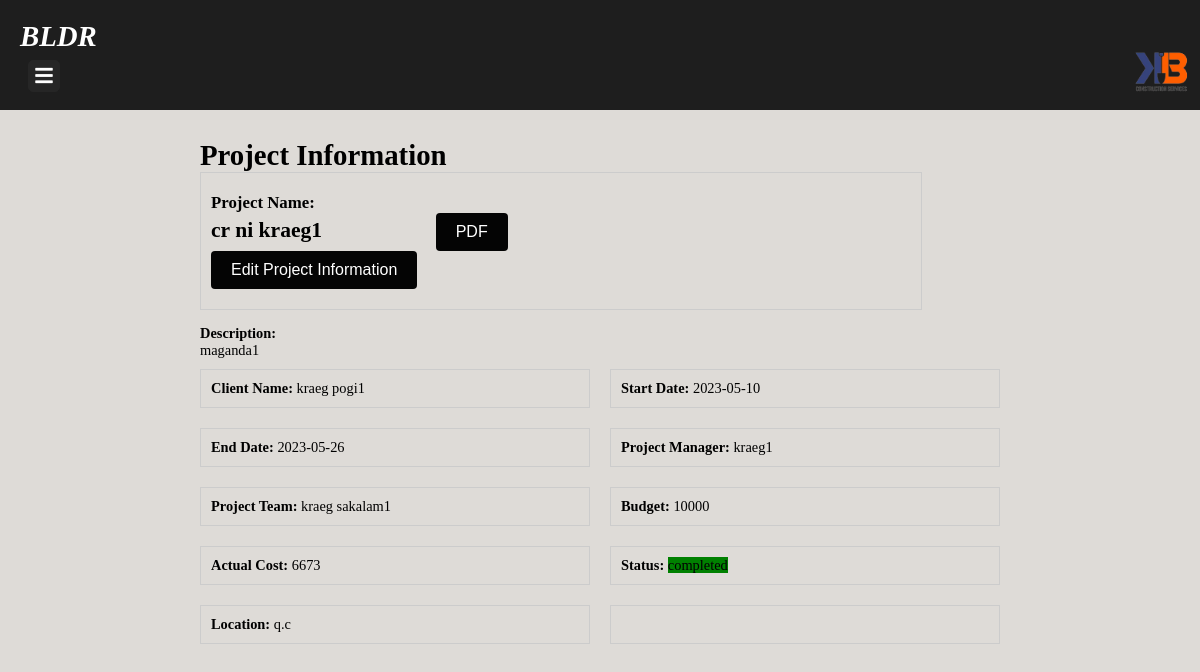
/display_past_projects.php?project_id=7, run on the app's committed database.
### tables this page shows
CREATE TABLE `project` (
  `project_id` int(11) NOT NULL,
  `project_name` varchar(255) NOT NULL,
  `project_description` text NOT NULL,
  `client_name` varchar(255) NOT NULL,
  `start_date` date NOT NULL,
  `end_date` date NOT NULL,
  `project_manager` varchar(255) NOT NULL,
  `project_team` text NOT NULL,
  `budget` float NOT NULL,
  `actual_cost` float DEFAULT NULL,
  `status` varchar(255) NOT NULL,
  `location` varchar(255) NOT NULL,
  `image` text DEFAULT NULL
);

### display_past_projects.php (the view, shortened to what this page needs)
<?php
include("connection.php");
if (isset($_GET['project_id'])) {
    $project_id = $_GET['project_id'];
    $query = "SELECT * FROM project WHERE project_id = $project_id AND (status = 'cancelled' OR status = 'completed')";  $result = mysqli_query($con, $query);    $result = mysqli_query($con, $query);
    if (!$result) {
        echo "Error: " . mysqli_error($con);
    } else {
        $row = mysqli_fetch_assoc($result);
        $client_name = $row['client_name'];
        $start_date = $row['start_date'];
        $end_date = $row['end_date'];
        $project_manager = $row['project_manager'];
        $project_team = $row['project_team'];
        $budget = $row['budget'];
        $actual_cost =$row['actual_cost'];
        $status = $row['status'];
        $location = $row['location'];
    }
}
include('layouts/header.php');
?>
    <div class="main-content">
    <div class="container">
    <div class="project-list">
      <h1>Project Information</h1>
      <?php
if (isset($_GET['project_id'])) {
    $project_id = $_GET['project_id'];
    $query = "SELECT * FROM project WHERE project_id = $project_id";
    $result = mysqli_query($con, $query);
    if ($result) {
        $row = mysqli_fetch_assoc($result);
        $project_name = $row['project_name'];
        $project_description = $row['project_description'];
        ?>
          <div class="project">
    <p>
        <h3><strong>Project Name:</strong></h3>
        <form action="generate_pdf.php" method="POST" target="_blank">
            <div style="display: inline-block;">
                <h2 style="display: inline; margin-right: 110px;"><?php echo $project_name ?></h2>
                <button type="submit" class="edit-button">PDF</button>
            </div>
        </form>
        <form action="edit_project.php" method="GET">
  <button type="submit" class="edit-button">Edit Project Information</button>
</form>
    </p>
</div>
            <strong>Description:</strong>
              <p><?php echo $project_description ?></p>
              <div class="project-details">
                <div class="detail">
                  <strong>Client Name:</strong>
                  <span><?php echo $client_name ?></span>
                </div>
                <div class="detail">
                  <strong>Start Date:</strong>
                  <span><?php echo $start_date ?></span>
                </div>
                <div class="detail">
                  <strong>End Date:</strong>
                  <span><?php echo $end_date ?></span>
                </div>
                <div class="detail">
                  <strong>Project Manager:</strong>
                  <span><?php echo $project_manager ?></span>
                </div>
                <div class="detail">
                  <strong>Project Team:</strong>
                  <span><?php echo $project_team ?></span>
                </div>
                <div class="detail">
                  <strong>Budget:</strong>
                  <span><?php echo $budget ?></span>
                </div>
                <div class="detail">
                  <strong>Actual Cost:</strong>
                  <span><?php echo $actual_cost ?></span>
                </div>
                <div class="detail">
    <strong>Status:</strong>
    <?php if ($status == 'canceled'): ?>
        <span style="background-color: #FFCDD2;"><?php echo $status ?></span>
    <?php elseif ($status == 'completed'): ?>
        <span style="background-color: green;"><?php echo $status ?></span>
    <?php else: ?>
        <span><?php echo $status ?></span>
    <?php endif; ?>
</div>
                <div class="detail">
                  <strong>Location:</strong>
                  <span><?php echo $location ?></span>
                </div>
                <div class="detail">
                </div><br>
              </div>
            </div>
        <?php
    } else {
        echo "Error retrieving project details.";
    }
} else {
    echo "No project selected.";
}
?>
    </div>
  </div>
  </body>
</html>

### bldr.css (style rules this page uses)
body { font-size: 0.9em; }
* { margin: 0; padding: 0; text-decoration: none; }
.main-content { margin-left: 0; padding: 20px; transition: margin-left 0.5s; }
.main-content { margin-top: 100px; }
h2 { margin-bottom: 20px; }
p { margin-bottom: 10px; }
body { background-color: #dedbd7; }

### existing.css (style rules this page uses)
.project { border: 1px solid #ccc; padding: 10px; margin-bottom: 15px; max-width: 700px; }
h2 { display: inline-block; }
.project h3 { margin: 0; }
.container { margin: 0 auto; max-width: 800px; }
.edit-button { background-color: #040404; color: white; border: none; padding: 10px 20px; text-align: center; text-decoration: none; display: inline-block; font-size: 16px; border-radius: 4px; transition: background-color 0.3s ease; cursor: pointer; }
.project p { margin: 10px 0; }
.project-details { display: flex; flex-wrap: wrap; gap: 20px; }
.project-details .detail { border: 1px solid #ccc; padding: 10px; width: calc(50% - 10px); box-sizing: border-box; }
.project-details .detail:nth-child(odd) { clear: left; }

### data on the page
project: project_name "cr ni kraeg1", project_description "maganda1", client_name "kraeg pogi1", start_date "2023-05-10", end_date "2023-05-26", project_manager "kraeg1", project_team "kraeg sakalam1", budget "10000", actual_cost "6673", status "completed", location "q.c"
